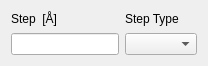
                   <widget class="QWidget" name="wavelength_widget" native="true">
                    <property name="sizePolicy">
                     <sizepolicy hsizetype="Preferred" vsizetype="Maximum">
                      <horstretch>0</horstretch>
                      <verstretch>0</verstretch>
                     </sizepolicy>
                    </property>
                    <property name="maximumSize">
                     <size>
                      <width>16777215</width>
                      <height>66</height>
                     </size>
                    </property>
                    <layout class="QGridLayout" name="gridLayout_18">
                     <item row="1" column="1">
                      <widget class="QComboBox" name="wavelength_step_type_combo_box"/>
                     </item>
                     <item row="0" column="1">
                      <widget class="QLabel" name="wavelength_step_type_label">
                       <property name="text">
                        <string>Step Type</string>
                       </property>
                      </widget>
                     </item>
                     <item row="1" column="0">
                      <widget class="QLineEdit" name="wavelength_step_line_edit"/>
                     </item>
                     <item row="0" column="0">
                      <widget class="QLabel" name="wavelength_step_label">
                       <property name="text">
                        <string>Step  [Å]</string>
                       </property>
                      </widget>
                     </item>
                    </layout>
                   </widget>
